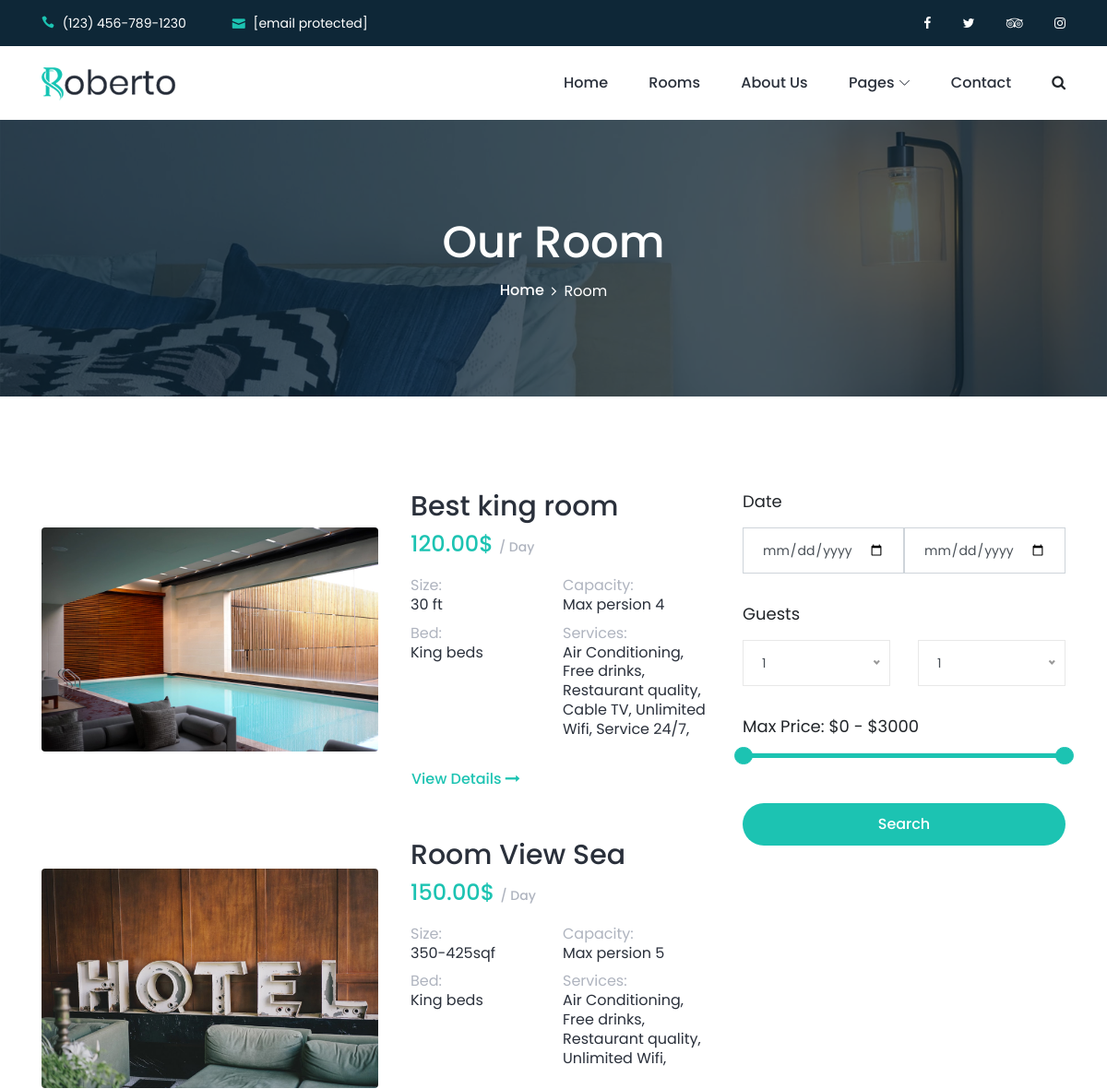
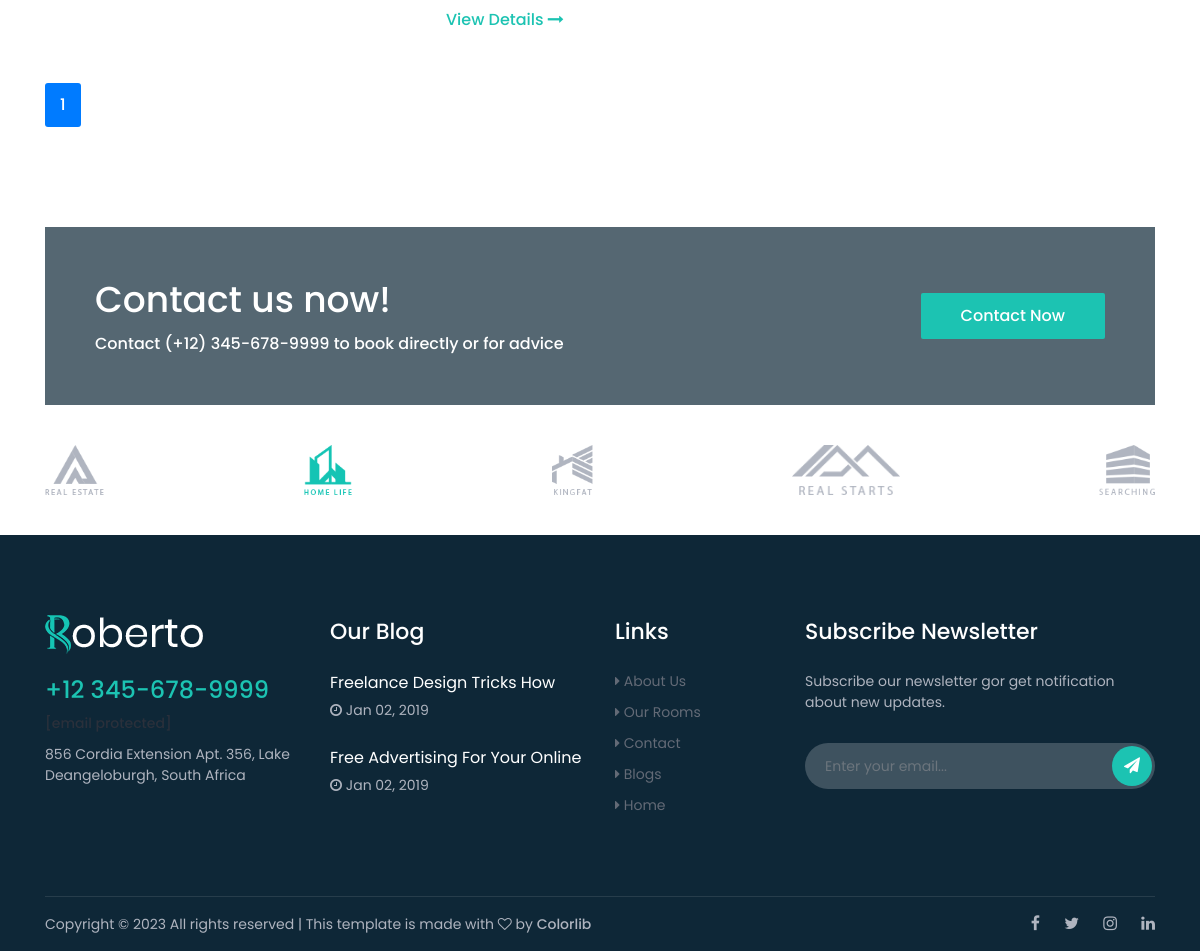
Screenshot of /booking/room/ with the database file from the repository (2 pictures, top to bottom).
### apps/booking/models.py (models this page shows, shortened)
class BookingBaseModel(models.Model):
    name = models.CharField(max_length=221)
    modified_date = models.DateTimeField(auto_now=True)
    created_date = models.DateTimeField(auto_now_add=True)
    class Meta:
        abstract = True

class Room(BookingBaseModel):
    slug = models.SlugField(null=True, blank=True, unique=True)
    size = models.CharField(max_length=221)
    capacity = models.IntegerField()
    price = models.DecimalField(max_digits=5, decimal_places=2)  # $999.99
    services = models.ManyToManyField(RoomService)
    description = RichTextField(null=True, blank=True)

class RoomImage(models.Model):
    room = models.ForeignKey(Room, on_delete=models.CASCADE)
    image = models.ImageField(upload_to='rooms/')

class RoomService(BookingBaseModel):
    image = models.ImageField(upload_to='rooms/services/', null=True, blank=True)

### apps/booking/views.py (the view, shortened to what this page needs)
# urls.py: path('room/', room, name='room'),
def room(request):
    rooms = Room.objects.order_by('-id')
    checkin = request.GET.get('checkin-date')  # '2023-07-05'
    checkout = request.GET.get('checkout-date')
    adults = request.GET.get('adults')
    children = request.GET.get('children')
    data = [checkin, checkout, adults, children]
    credentials = [checkin, checkout, adults, children]
    paginator = Paginator(rooms, 5)  # Show 5 rooms per page.
    page_number = request.GET.get("page")
    page_obj = paginator.get_page(page_number)
    data_url = f"checkin-date={checkin}&checkout-date={checkout}&adults={adults}&children={children}"
    ctx = {
        "object_list": page_obj,
        "data_url": data_url,
    }
    return render(request, 'booking/room.html', ctx)

### templates/booking/room.html (shortened to what this page needs)
{% extends 'base.html' %}
{% load static %}
{% block content %}
    <div class="breadcrumb-area bg-img bg-overlay jarallax"
         style="background-image: url({% static 'img/bg-img/16.jpg' %});">
        <div class="container h-100">
            <div class="row h-100 align-items-center">
                <div class="col-12">
                    <div class="breadcrumb-content text-center">
                        <h2 class="page-title">Our Room</h2>
                        <nav aria-label="breadcrumb">
                            <ol class="breadcrumb justify-content-center">
                                <li class="breadcrumb-item"><a href="../home/index-2.html">Home</a></li>
                                <li class="breadcrumb-item active" aria-current="page">Room</li>
                            </ol>
                        </nav>
                    </div>
                </div>
            </div>
        </div>
    </div>
    <div class="roberto-rooms-area section-padding-100-0">
        <div class="container">
            <div class="row">
                <div class="col-12 col-lg-8">
                    {% for object in object_list %}
                        <div class="single-room-area d-flex align-items-center mb-50 wow fadeInUp"
                             data-wow-delay="100ms">
                            <div class="room-thumbnail">
                                <img src="{{ object.roomimage_set.first.image.url }}" alt="">
                            </div>
                            <div class="room-content">
                                <h2>{{ object.name }}</h2>
                                <h4>{{ object.price }}$ <span>/ Day</span></h4>
                                <div class="room-feature">
                                    <h6>Size: <span>{{ object.size }}</span></h6>
                                    <h6>Capacity: <span>Max persion {{ object.capacity }}</span></h6>
                                    <h6>Bed: <span>King beds</span></h6>
                                    <h6>Services:
                                        <span>
                                        {% for service in object.services.all %}
                                            {{ service.name }},
                                        {% endfor %}
                                    </span>
                                    </h6>
                                </div>
                                <a href="{% url 'booking:room_detail' object.slug %}?{{ data_url }}"
                                   class="btn view-detail-btn">View
                                    Details <i class="fa fa-long-arrow-right"
                                               aria-hidden="true"></i></a>
                            </div>
                        </div>
                    {% endfor %}
                    <nav class="roberto-pagination wow fadeInUp mb-100" data-wow-delay="600ms">
                        <ul class="pagination">
                            {% for page in object_list.paginator.page_range %}
                                {% if page == object_list.number %}
                                    <li class="page-item active"><a class="page-link"
                                                                    href="?page={{ page }}">{{ page }}</a>
                                    </li>
                                {% else %}
                                    <li class="page-item"><a class="page-link" href="?page={{ page }}">{{ page }}</a>
                                    </li>
                                {% endif %}
                            {% endfor %}
                        </ul>
                    </nav>
                </div>
                <div class="col-12 col-lg-4">
                    <div class="hotel-reservation--area mb-100">
                        <form action="#" method="get">
                            <div class="form-group mb-30">
                                <label for="checkInDate">Date</label>
                                <div class="input-daterange" id="datepicker">
                                    <div class="row no-gutters">
                                        <div class="col-6">
                                            <input type="date" class="input-small form-control" id="checkInDate"
                                                   name="checkin-date" placeholder="Check In">
                                        </div>
                                        <div class="col-6">
                                            <input type="date" class="input-small form-control" name="checkout-date"
                                                   placeholder="Check Out">
                                        </div>
                                    </div>
                                </div>
                            </div>
                            <div class="form-group mb-30">
                                <label for="guests">Guests</label>
                                <div class="row">
                                    <div class="col-6">
                                    </div>
                                    <div class="col-6">
                                    </div>
                                </div>
                            </div>
                            <div class="form-group mb-50">
                                <div class="slider-range">
                                    <div class="range-price">Max Price: $0 - $3000</div>
                                    <div data-min="0" data-max="3000" data-unit="$"
                                         class="slider-range-price ui-slider ui-slider-horizontal ui-widget ui-widget-content ui-corner-all"
                                         data-value-min="0" data-value-max="3000" data-label-result="Max Price: ">
                                        <span class="ui-slider-handle ui-state-default ui-corner-all"
                                              tabindex="0"></span>
                                        <span class="ui-slider-handle ui-state-default ui-corner-all"
                                              tabindex="0"></span>
                                    </div>
                                </div>
                            </div>
                            <div class="form-group">
                                <button type="submit" class="btn roberto-btn w-100">Search</button>
                            </div>
                        </form>
                    </div>
                </div>
            </div>
        </div>
    </div>
{% endblock %}

### static/css/default-assets/classy-nav.css (style rules this page uses)
.justify-content-center { -webkit-box-pack: center; -ms-flex-pack: center; justify-content: center; }

### rows the page displays
Room: roomimage_set.first.image (picture), name "Best king room", price "120.00", size "30 ft", capacity "4"
RoomService: name "Air Conditioning"
RoomService: name "Free drinks"
RoomService: name "Restaurant quality"
RoomService: name "Cable TV"
RoomService: name "Unlimited Wifi"
RoomService: name "Service 24/7"
Room: roomimage_set.first.image (picture), name "Room View Sea", price "150.00", size "350-425sqf", capacity "5"

### other values shown
{{ page }} "1"
